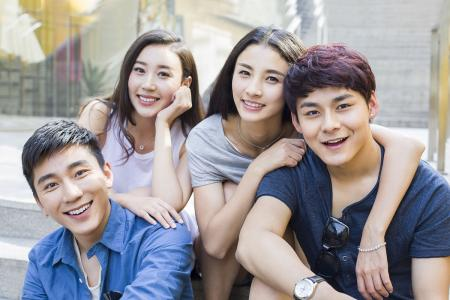
#> input picture Source/1.jpg, 450 x 300 px
$ python -i open_image.py   (imports and definitions only)
#> lines starting #> are read from the running program, lines starting #| are printed output that depends on the picture; after the words box and inside, x2 and y2 are one past the last pixel; in counts of white or black regions, pixels touching at a corner belong together
#-*-coding:utf8-*-
import cv2
import os
import traceback, numpy
import time
from PyQt5 import QtGui
from UI import image_recogntion as img

class getPhoto():
    def getP(self, imgPath):
#> called with imgPath = 'Source/1.jpg'
        try:
            cascade = cv2.CascadeClassifier("Source\haarcascade_frontalface_alt.xml")
            cascade.load("F:\Git\Graduation-design\Source\haarcascade_frontalface_alt.xml")
            # self.img = cv2.imread(imgPath.encode("gbk"))
            self.img = cv2.imdecode(numpy.fromfile(imgPath, dtype=numpy.uint8), -1) # 读取图像
#> self.img is the input picture: shape (300, 450, 3); mean B, G, R 154.6, 151.5, 155.9
            gray = cv2.cvtColor(self.img, cv2.COLOR_BGR2GRAY)
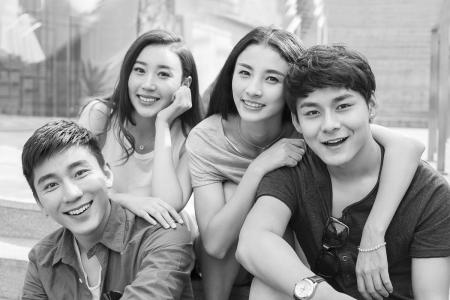
#> gray: shape (300, 450); min 1, max 255, mean 153.2
            rect = cascade.detectMultiScale(gray, scaleFactor=1.15,minNeighbors=5,minSize=(5,5),flags=cv2.CASCADE_SCALE_IMAGE)
#> rect = [[119, 48, 64, 64], [223, 49, 70, 70], [287, 76, 83, 83]]
            roi = []
            if not rect is ():
                i = 0
                for x, y, z, w in rect:
                    roiImg = cv2.resize(gray[y:(y + w), x:(x + z)], (200, 200))
                    roi.append(roiImg)
                    cv2.rectangle(self.img, (x, y), (x + z, y + w), (0, 0, 255), 2)
                    i += 1
#> this loop made 3 passes
#> pass 1, in getP, `roiImg = cv2.resize(gray[y:(y + w), x:(x + z)], (200, 200))`:
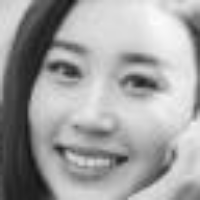
#> roiImg: shape (200, 200); min 18, max 253, mean 160.5
#> pass 2, in getP, `roiImg = cv2.resize(gray[y:(y + w), x:(x + z)], (200, 200))`:
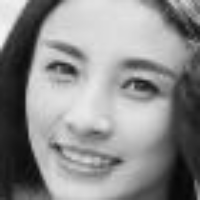
#> roiImg: shape (200, 200); min 6, max 245, mean 140.3
#> pass 3, in getP, `roiImg = cv2.resize(gray[y:(y + w), x:(x + z)], (200, 200))`:
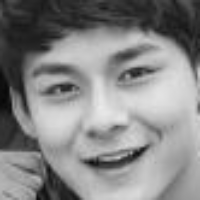
#> roiImg: shape (200, 200); min 6, max 235, mean 133.3
#> after the loop:
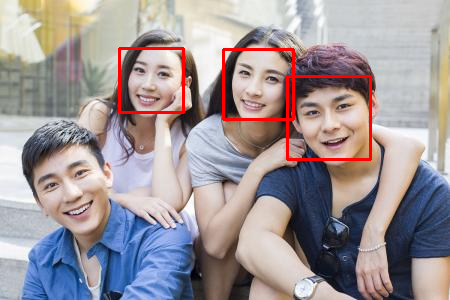
#> self.img: shape (300, 450, 3); 1.91% of pixels changed, all inside (x1, y1, x2, y2) = (118, 47, 372, 161)
#> after the loop, i = 3; roi = 3 items
            self.save_path ="F:\Git\Graduation-design\Source\image\img_dealed.jpg" # 检测后原图的存放地址
            if os.path.exists(self.save_path):
                os.remove(self.save_path)
            else:
                pass
            cv2.imwrite(self.save_path, self.img)
            return self.save_path, roi
        except:
            # 输出异常信息
            traceback.print_exc()
#
# if __name__ == '__main__':
#     photo = getPhoto()
#     photo.getP('asd')

>>> result = getPhoto().getP('Source/1.jpg')
